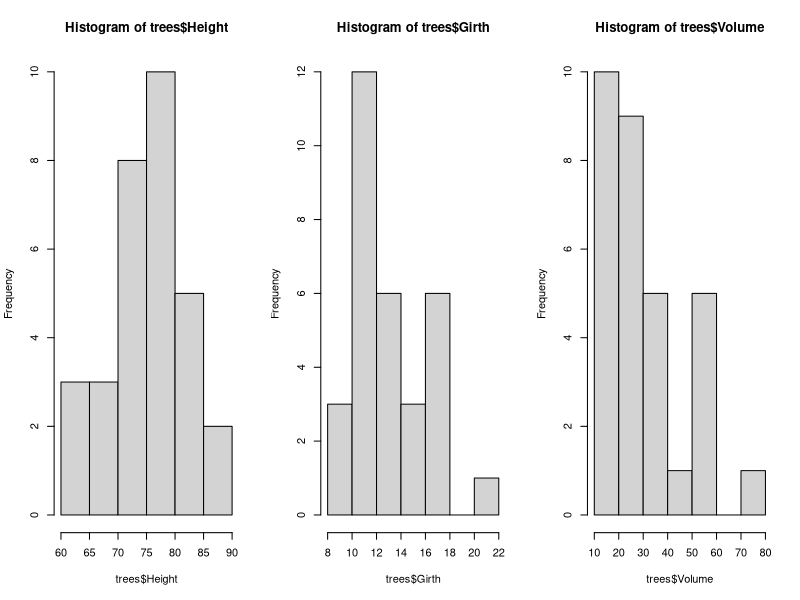
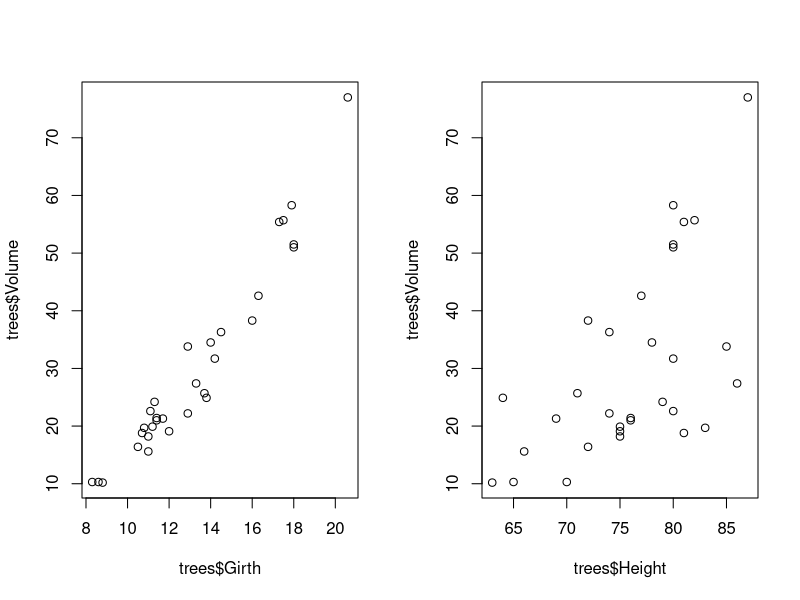
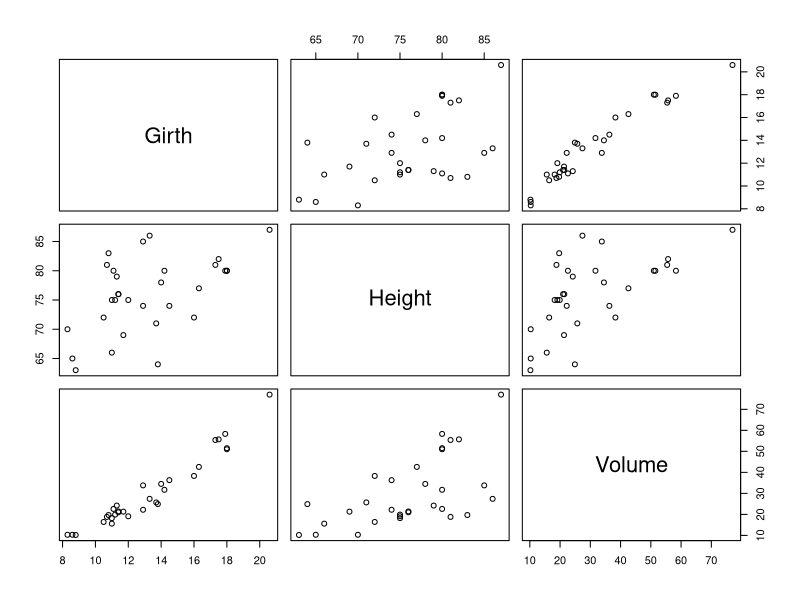
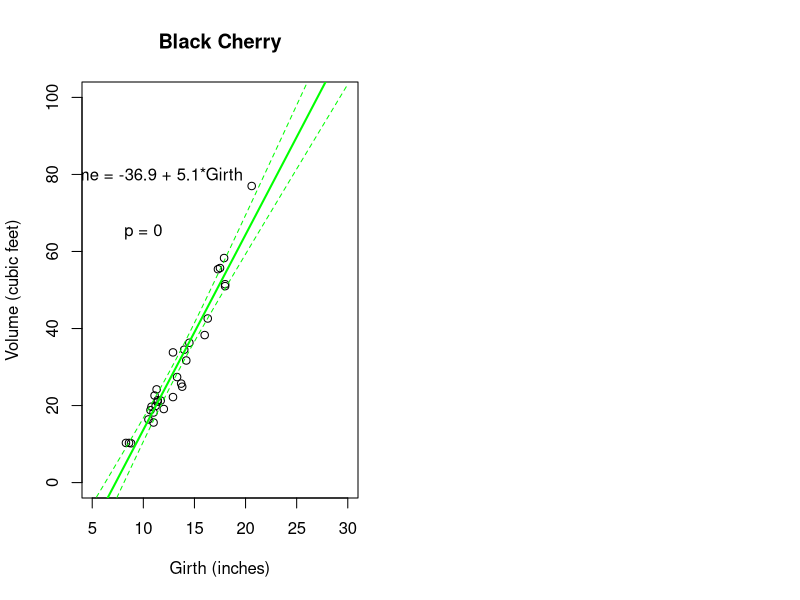

The R script that drew these images, in order: (Note: this script raises an error after producing the figures.)

##################################################
####                                          ####  
####  R Bootcamp #1, Module 1                 ####
####                                          #### 
####   University of Nevada, Reno             ####
####                                          #### 
##################################################

## NOTE: this module borrows heavily from an R short course developed by a team at Colorado State University. 
   # Thanks to Perry Williams at UNR for allowing us to use these materials!!

##################################################
####  Getting started with R: the basics      ####
##################################################


Batmans_butler <- 'Alfred Pennyworth'  


###############
# R DEMO: 
###############

#  don't worry if you don't understand this just yet- this is just a taste of where we are going!

#########
# load a built-in dataset

data(trees)


#########
# explore the data object

summary(trees)
str(trees)


#########
# visualize the data

   # histograms:
layout(matrix(1:3,nrow=1,byrow = T))    # set up a multi-panel graphics device (three plots side by side)
hist(trees$Height)                       # visualize the distribution of height data
hist(trees$Girth)                        # visualize the distribution of girth data
hist(trees$Volume)                       # visualize the distribution of volume data

   # scatterplots:

layout(matrix(1:2,nrow=1,byrow = T))      # set graphics device with 2 plots side by side
plot(trees$Volume~trees$Girth)            # scatterplot of volume against girth
plot(trees$Volume~trees$Height)           # scatterplot of volume against height

pairs(trees)    # plots all scatterplots together as a scatterplot matrix!



##########
# perform linear regression analysis

model1 <- lm(Volume~Girth,data=trees)        # regress Volume on Girth

summary(model1)    # examine the results


#########
# visualize the results!

xvals <- seq(5,30,0.5)            # set the range of "Girth" values over which you want to make predictions about "Volume"
pred <- predict(model1,newdata=data.frame(Girth=xvals),interval = "confidence",level = 0.99)   # use the linear model to make predictions about "Volume"

plot(trees$Volume~trees$Girth,xlab="Girth (inches)",ylab="Volume (cubic feet)",main="Black Cherry",
     xlim=range(xvals),ylim=c(0,100))         # Make a pretty scatterplot

abline(model1,lwd=2,col="green")                # Add the regression line
lines(xvals,pred[,"upr"],col="green",lty=2)       # Add the upper bound of the confidence interval
lines(xvals,pred[,"lwr"],col="green",lty=2)       #      ... and the lower bound
text(10,80,sprintf("Volume = %s + %s*Girth",round(coefficients(model1)[1],1),round(coefficients(model1)[2],1)))       # Add the regression coefficients
text(10,65,sprintf("p = %s",round(summary(model1)$coefficients[,"Pr(>|t|)"][2],3)))     # Add the p-value


##################
####  Create R Objects 
##################

#############
### scalars
#############

scalar1 <- 'this is a scalar'
scalar2 <- 104
scalar3 <- 5 + 6.5    # evaluates to the single value 11.5
scalar4 <- '4'


typeof(scalar4)    # returns: character

## what is this type?
scalar5 <- TRUE
typeof(scalar5)    # returns: logical


## what happens when we run this line of code? Think about the types.
scalar2 + scalar4


#############
### VECTORS
#############

vector1 <- c(1.1, 2.1, 3.1, 4)
vector2 <- c('a', 'b', 'c')
vector3 <- c(1, 'a', 2, 'b')
vector4 <- c(TRUE, 'a', 1)
vector5 <- c(TRUE, 1.2, FALSE)


a <- 1
b <- 2
c <- c(3,4)

d.vec <- c(a, b, c)
d.vec



d.vec <- c(1,2,3,4)            # another way to construct the vector "d.vec"
d.vec = c(1,2,3,4)             # the "equals" sign can also be an assignment operator
d.vec <- 1:4                   # we can use the colon operator as a shorthand for creating a sequence of integers


length(d.vec)    # the "length()" function returns the number of elements in a vector

d1 <- d.vec           # copy the vector "d.vec"
d2 <- d.vec+3         # add 3 to all elements of the vector "d.vec"
d3 <- d1+d2           # elementwise addition
d4 <- d1+c(1,2)       # what does this do?

## inspect the objects by calling them in the console (or script window)
d1    # returns: 1 2 3
d2    # returns: 4 5 6
d3    # returns: 5 7 9
d4    # returns: 2 4 4


#############
### MATRICES
#############

d.mat <- cbind(d1,d2)        # create a matrix by binding vectors, with vector d1 as column 1 and d2 as column 2
d.mat
class(d.mat)   # confirm that the new object "d.mat" is a matrix!


d.mat <- matrix(c(1,2,3,4,5,6),nrow=3,ncol=2)        # create matrix another way (stack columns together)
d.mat

d.mat <- matrix(c(1,2,3,4,5,6),nrow=3,ncol=2,byrow=T)        # create matrix another way (stack rows together)
d.mat

d.mat <- rbind(c(1,4),c(2,5),c(3,6))        # create matrix another way
d.mat


d.mat + 2
d.mat/sum(d.mat)


############
### ARRAYS!
############

d.array=array(0,dim=c(3,2,4))       # create 3 by 2 by 4 array full of zeros
d.array				                      # see what it looks like
d.mat=matrix(1:6,nrow=3)
d.array[,,1]=d.mat  		            # enter d as the first slice of the array
d.array[,,2]=d.mat*2		            # enter d*2 as the second slide...
d.array[,,3]=d.mat*3
d.array[,,4]=d.mat*4
d.array				                      # view the array 

d.array[1,2,4]  # view an element of the array
d.array[1,,]    # view a slice of the array


#############
### LISTS
#############

d.list <- list()        # create empty list
d.list[[1]] <- c(1,2,3)     # note the double brackets- this is one way to reference a specified list element. 
d.list[[2]] <- c(4,5)
d.list[[3]] <- "Alfred Pennyworth"
d.list


#############
### DATA FRAMES
#############
d.df <- data.frame(d1=c(1,2,3),d2=c(4,5,6))        # create a ‘data frame’ with two columns. Each column is a vector of length 3
d.df


d.df=data.frame(d.mat)        # create data frame another way - directly from a matrix
d.df


names(d.df)          # view or change column names
names(d.df)=c("meas_1","meas_2")        # provide new names for columns
d.df


rownames(d.df) <- c("obs1","obs2","obs3")
d.df


#############
### functions
#############

sum(1, 2, 3, 10)    # returns: 15

## sum can be used with one of the vectors we created
sum(vector1)        # returns: 10.3


help(sum)
?sum    # this is an alternative to 'help(sum)'!


#############
### MAKING UP DATA!
#############

#######
# Sequences

1:10                        # sequence from 1 to 10
10:1                        # reverse the order
rev(1:10)                   # a different way to reverse the order

seq(from=1,to=10,by=1)      # equivalent to 1:10
seq(10,1,-1)                # equivalent to 10:1
seq(1,10,length=10)         # equivalent to 1:10
seq(0,1,length=10)          # sequence of length 10 between 0 and 1 



##############
# Repeating sequences

rep(0,times=3)                # repeat 0 three times
rep(1:3,times=2)              # repeat 1:3 two times
rep(1:3,each=2)               # repeat each element of 1:3 two times


###########
# Random numbers

z <- rnorm(10)                # 10 realizations from std. normal
z
y <- rnorm(10,mean=-2,sd=4)           # 10 realizations from N(-2,4^2)
y

rbinom(5,size=3,prob=.5)                # 5 realizations from Binom(3,0.5)
rbinom(5,3,.1)                # 5 realizations from Binom(3,0.1)
rbinom(5,3,.8)                # 5 realizations from Binom(3,0.8)

rbinom(5,1:5,0.5)       # simulations from binomial w/ diff number of trials
rbinom(5,1:5,seq(.1,.9,length=5))   # simulations from diff number of trials and probs

runif(10)                # 10 standard uniform random variates
runif(10,min=-1,max=1)        # 10 uniform random variates on [-1,1]


sample(1:10,size=5,replace=TRUE)        # 5 rvs from discrete unif. on 1:10.
sample(1:10,size=5,replace=TRUE,prob=(1:10)/sum(1:10)) # 5 rvs from discrete pmf w/ varying probs.


############
# Make up an entire data frame!


my.data <- data.frame(
  Obs.Id = 1:100,
  Treatment = rep(c("A","B","C","D","E"),each=20),
  Block = rep(1:20,times=5),
  Germination = rpois(100,lambda=rep(c(1,5,4,7,1),each=20)),
  AvgHeight = rnorm(100,mean=rep(c(10,30,31,25,35,7),each=20))
)
head(my.data)

summary(my.data)    # Use the "summary()" function to summarize each column in the data frame.


############
### Accessing, indexing and subsetting data
############

# X[i]         access the ith element of X

d.vec <- 2:10
d.vec
d.vec[3]
d.vec[c(1,5)]
d.vec[-3]


d.vec <- 1:4
names(d.vec) <- c("fred","sally","mimi","terrence")
d.vec
d.vec["terrence"]
d.vec[c("sally","fred")]


# X[a,b]       access row a, column b element of matrix/data frame X
# X[,b]        access column b of matrix/data frame X
# X[a,]        access row a of matrix/data frame X

d <- matrix(1:6,3,2)
d
d[,2]                # 2nd column of d
d[2,]                # 2nd row of d
d[2:3,]        # 2nd and 3rd rows of d in a matrix


# $            access component of an object (data frame or list)
# Z_list[[i]]  access the ith element of list Z

d.df=my.data[21:30,]  # only take 10 observations
d.df

## many ways of accessing a particular column of a data frame
d.df$Germination           # Subsetting a data frame
d.df[["Germination"]]      # same thing!
d.df[,4]                   # same thing!
d.df[[4]]                  # same thing!
d.df[,"Germination"]       # same thing!
d.df["Germination"]        # same thing!  (or is it...)


d.df$AvgHeight
d.df$AvgHeight[3]  # subset an element of a data frame


# Data frame can be indexed just like a matrix
d.df[,2]
d.df[2,]
d.df[,2:3]
d.df[2,2:3]



###############
# Other data exploration tricks in R

length(d2)        # Obtain length (# elements) of vector d2
dim(d.mat)        # Obtain dimensions of matrix or array
summary(my.data)  # summarize columns in a data frame. 
names(my.data)    # get names of variables in a data frame (or names of elements in a named vector)
nrow(my.data)     # get number of rows/observations in a data frame
ncol(my.data)     # get number of columns/variables in a data frame
str(my.data)      # look at the "internals" of an object (useful for making sense of complex objects!)

2+3              # addition
          
6-10             # subtraction
          
2.5*33           # multiplication
      
4/5              # division
      
2^3              # exponentiation
        
sqrt(9)          # square root 
      
8^(1/3)          # cube root      
       
exp(3)           # antilog     

log(20.08554)    # natural logarithm (but it's possible to change the base)

log10(147.9108)  # common logarithm 

log(147.9108, base=10) 

factorial(5)     # factorial

21 %% 5          # modulus   


############
### CHALLENGE EXERCISES
############

### Challenge 1: Create a 3 by 2 matrix equivalent to d.mat by binding rows 

# (HINT: use the "rbind()" function), using the following as rows:

c(1,4) 
c(2,5) 
c(3,6)

### Challenge 2: Is d.mat[-c(1,2),] a matrix or a vector? HINT: you can use the "class()" function to help out.

### Challenge 3: Create a new matrix 'd.mat2' by converting directly from data frame d.df, and using only columns 3 to 5 of the object 'd.df'.

### Challenge 4: Create a 3 by 1 (3 rows, 1 column) matrix called 'd.mat3' with elements c(1,2,3). How is this matrix different from a vector (e.g., created by running the command '1:3')? HINT: use the "dim()" function, which returns the dimensionality of an object.

### Challenge 5: Take your matrix 'd.mat2' and convert it to a vector containing all elements in the matrix. HINT: use the "as.vector()" function.

### Challenge 6: Create a list named 'd.list' that is composed of a vector: 1:3, a matrix: matrix(1:6,nrow=3,ncol=2), and an array: array(1:24,dim=c(3,2,4)).

### Challenge 7: Extract (subset) the 2nd row of the 3rd matrix in the array in 'd.list' (the list created in challenge 6 above).

### Challenge 8: (extra challenging!) Create a data frame named 'df_spatial' that contains 25 locations, with 'long' and 'lat' as the column names (25 rows/observations, 2 columns/variables). These locations should describe a 5 by 5 regular grid with extent long: [-1,1] and lat: [-1,1]. 

###     HINT: you don't need to type each location in by hand!


########
# Code for visualizing the results from challenge problem 8

plot(x=df_spatial$long, y=df_spatial$lat, main="Regular grid",xlab="long",ylab="lat",xlim=c(-1.5,1.5),ylim=c(-1.5,1.5),pch=20,cex=2)
abline(v=c(-1,1),h=c(-1,1),col="green",lwd=1)


#################
# More advanced exploration of functions!

########
## first class functions

## assign functions to values
sum2 <- sum
sum2(1, 2, 3, 10)    # use the value sum2 as a function!

## use functions as arguments in other functions
## lets compute the average length of some of the vectors we've created
## this should return 3.66
mean(c(length(vector1), length(vector2), length(vector3)))

